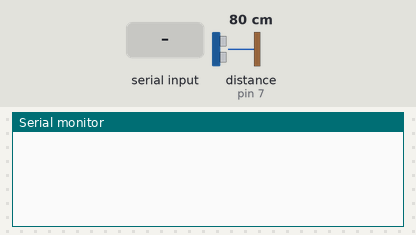
A sketch run on a simulated Arduino Uno, built with avr-gcc and run on an emulated ATmega328P. Shown: the last lines printed to the serial monitor. The test bench sets the inputs (shaded band); at power-on: distance to the obstacle (sensor on pin 7) 80 cm. The echo pulse lasts 58.3 µs per cm.

Above: at 1.2 s.
1.3 s: "meas\n" received over the second serial link
At 2.5 s:
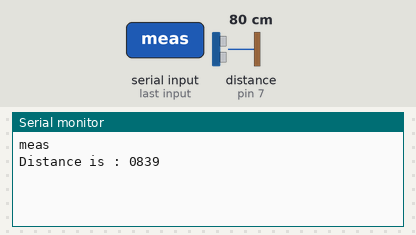
2.8 s: "1\n" received over the second serial link
At 4.2 s:
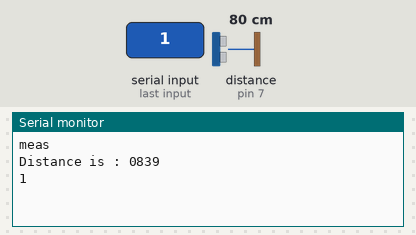

Measured:
- after the input at 1.3 s, the serial monitor: prints a new line at once (image 1)
- after the input at 2.8 s, the serial monitor: prints a new line at once (image 2)

The sketch:

test_distance.ino
```cpp
#include <SoftwareSerial.h>

#define echoPin 7
#define trigPin 8
#define rxPin 10
#define txPin 11

double duration, distance;

double getDistance();
SoftwareSerial mySerial(rxPin, txPin); // RX, TX

String cmd;
char  dst_str[10];
char c;

void setup()
{
	pinMode(trigPin, OUTPUT);
 	pinMode(echoPin, INPUT);
 	Serial.begin(115200);
  while(!Serial);
  mySerial.begin(9600);
}

void loop()
{
  while(mySerial.available())
  {
    c = mySerial.read();
    if(c != '\n')
      cmd += c;
    else
    {
      Serial.println(cmd);
      cmd.trim();
      break;
    }
  }
  if(cmd.equals("meas"))
  {
    double dist = getDistance();
    sprintf(dst_str, " %04d\n", (int)(dist*10));
    Serial.print("Distance is :");
    Serial.println(dst_str);
    mySerial.print(dst_str);
    cmd = "";
  }
  else
  {
    cmd = "";
  }

	delay(100);
}

double getDistance()
{
	digitalWrite(trigPin, LOW);
	delayMicroseconds(2);
	digitalWrite(trigPin, HIGH);
	delayMicroseconds(10);
	digitalWrite(trigPin, LOW);
	duration = pulseIn(echoPin, HIGH);
	return (duration+120)/57;
}
```
